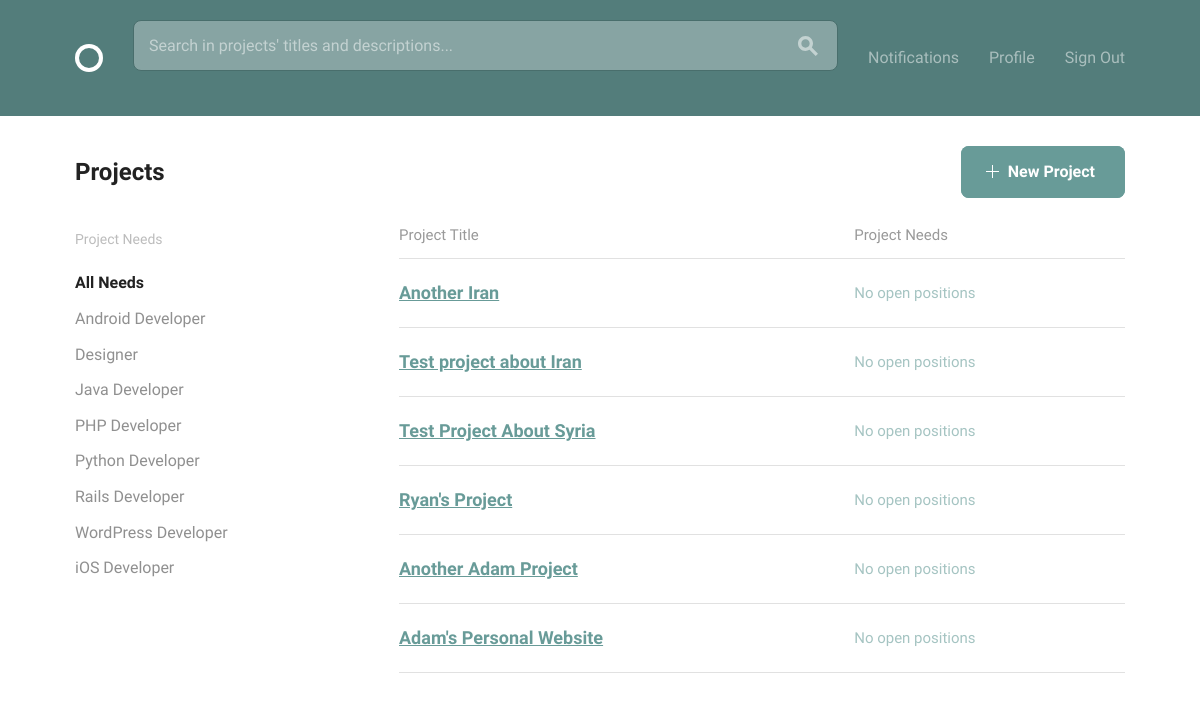
The app's page / (signed in) with its own data.
### projects/models.py (models this page shows, shortened)
class Project(models.Model):
    owner = models.ForeignKey(settings.AUTH_USER_MODEL)
    created_at = models.DateTimeField(auto_now_add=True)
    title = models.CharField(max_length=200)
    description = models.TextField()
    requirements = models.TextField(blank=True)
    timeline = models.CharField(max_length=200, blank=True)
    complete = models.BooleanField(default=False)
    class Meta:
        ordering = ['-created_at']

### teambuilder/views.py (the view)
# urls.py: url(r'^$', views.HomeView.as_view(), name='home'),
class HomeView(generic.TemplateView):
    template_name = "projects/projects.html"
    def get_context_data(self, **kwargs):
        context = super().get_context_data(**kwargs)
        context['projects'] = Project.objects.all()
        return context

### projects/templates/projects/projects.html (shortened to what this page needs)
{% extends "layout.html" %}
{% load static from staticfiles %}
{% block content %}
  <div class="bounds circle--page">
    <div class="circle--page--header circle--fluid">
      <div class="circle--fluid--cell circle--fluid--primary">
        <h2>Projects</h2>
      </div>
      <div class="circle--fluid--cell circle--fluid--secondary">
        {% if user.is_authenticated %}
        <a class="button button-primary icon-on-left" href="{% url 'projects:new_project' %}">
          <svg version="1.1" xmlns="http://www.w3.org/2000/svg" xmlns:xlink="http://www.w3.org/1999/xlink" x="0px" y="0px" viewBox="0 0 13 13" style="enable-background:new 0 0 13 13;" xml:space="preserve" class="add">
            <polygon points="7,6 7,0 6,0 6,6 0,6 0,7 6,7 6,13 7,13 7,7 13,7 13,6 "/>
          </svg>
          New Project
        </a>
        {% endif %}
      </div>
    </div>
    <div class="grid-25">
      <div class="circle--filter circle--secondary--module">
        <h4>Project Needs</h4>
        <ul class="circle--filter--list">
          <li><a class="selected">All Needs</a></li>
          <li><a href="{% url 'projects:by_skill' skill='android' %}">Android Developer</a></li>
          <li><a href="{% url 'projects:by_skill' skill='designer' %}">Designer</a></li>
          <li><a href="{% url 'projects:by_skill' skill='java' %}">Java Developer</a></li>
          <li><a href="{% url 'projects:by_skill' skill='php' %}">PHP Developer</a></li>
          <li><a href="{% url 'projects:by_skill' skill='python' %}">Python Developer</a></li>
          <li><a href="{% url 'projects:by_skill' skill='rails' %}">Rails Developer</a></li>
          <li><a href="{% url 'projects:by_skill' skill='wordpress' %}">WordPress Developer</a></li>
          <li><a href="{% url 'projects:by_skill' skill='ios' %}">iOS Developer</a></li>
        </ul>
      </div>
    </div>
    <div class="grid-70 grid-push-5">
      <table class="u-full-width circle--table">
        <thead>
          <tr>
            <th>Project Title</th>
            <th class="circle--cell--right">Project Needs</th>
          </tr>
        </thead>
        <tbody>
        {% if projects %}
        {% for project in projects %}
                <tr class="clickable-row" data-href="#">
            <td>
        <a href="{% url 'projects:project_detail' project_pk=project.id %}"><h3>{{project.title}}</h3></a>
            </td>
            <td class="circle--cell--right">
                 {% if project.open_positions %}
                      {{ project.open_positions|join:", " }}
                      {% else %}No open positions
                      {% endif %}
            </td>
          </tr>
        {% endfor %}
        {% else %}
        <p>There are no projects to display.</p>
        {% endif %}
        </tbody>
      </table>
    </div>
  </div>
{% endblock %}

### records on screen
Project: title "Another Iran"
Project: title "Test project about Iran"
Project: title "Test Project About Syria"
Project: title "Ryan's Project"
Project: title "Another Adam Project"
Project: title "Adam's Personal Website"
